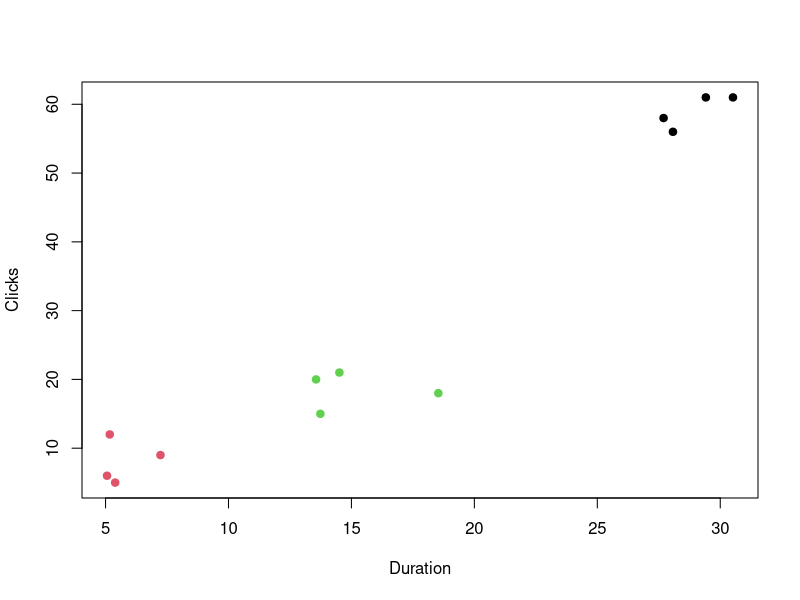

This chart was generated by the following R code:
## ---- chunk 1
library(cluster)
## ---- chunk 2
set.seed(3)
n_each <- 4

duration <- c(rnorm(n_each, 30, 2), rnorm(n_each, 5, 2), rnorm(n_each, 16, 2))
clicks   <- round(c(rnorm(n_each, 60, 5), rnorm(n_each, 8, 3), rnorm(n_each, 22, 4)))
features <- c(rnorm(n_each, 7, 0.5), rnorm(n_each, 2, 0.3), rnorm(n_each, 4.5, 0.5))

data <- data.frame(duration, clicks, features)
data
## ---- chunk 3
users_scaled <- scale(data)
users_scaled
## ---- chunk 4
set.seed(1)
model <- pam(users_scaled, 3)
data$cluster <- model$clustering
data
## ---- chunk 5
set.seed(1)
sil_width <- sapply(2:6, function(k) pam(users_scaled, k)$silinfo$avg.width)
sil_width
## ---- chunk 6
aggregate(data[, 1:3], by = list(cluster = data$cluster), mean)
## ---- chunk 7
plot(data$duration, data$clicks, col = data$cluster, pch = 19,
     xlab = "Duration", ylab = "Clicks")
